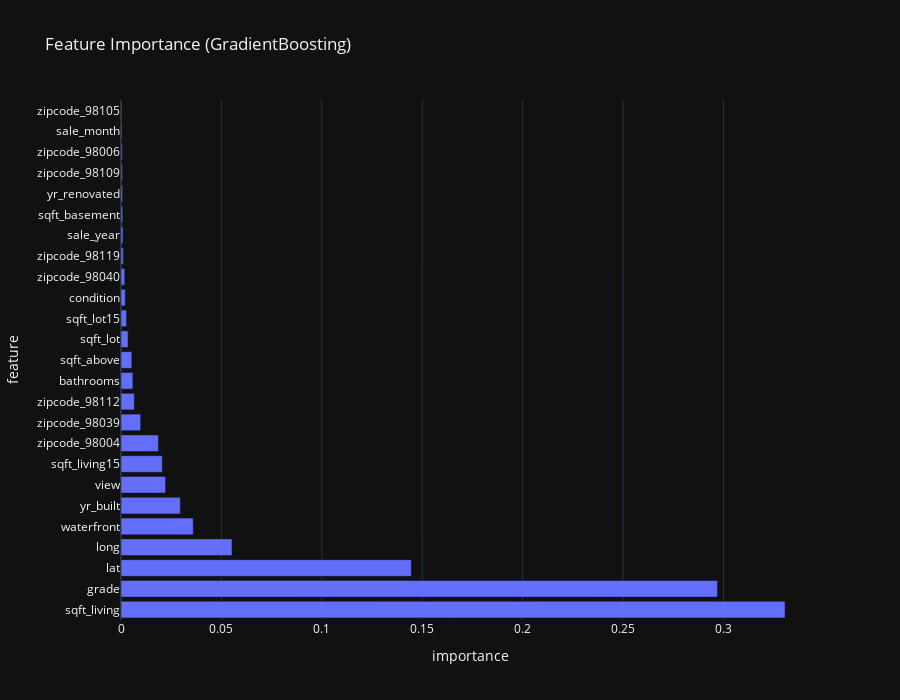

The notebook cell saved with this chart:
### Markdown cell above
## Feature importance
We'll compute model-dependent importance (coefficients or tree importances) and permutation importance.

### Code cell
# Recover feature names after preprocessing
def get_feature_names(preprocessor, numeric_features, categorical_features):
    num_features = list(numeric_features)
    try:
        ohe = preprocessor.named_transformers_['cat'].named_steps['onehot']
        try:
            # Newer sklearn
            ohe_names = list(ohe.get_feature_names_out(categorical_features))
        except Exception:
            # Fallback for very old sklearn without get_feature_names_out
            ohe_names = []
            for i, cat in enumerate(categorical_features):
                ohe_names += [f"{cat}_{c}" for c in ohe.categories_[i]]
    except Exception:
        ohe_names = list(categorical_features)
    return num_features + ohe_names

feature_names = get_feature_names(best_pipeline.named_steps['preprocess'], numeric_features, categorical_features)

# Model-dependent importance
model = best_pipeline.named_steps['model']
importances = None
if hasattr(model, 'feature_importances_'):
    importances = model.feature_importances_
elif hasattr(model, 'coef_'):
    coef = model.coef_
    importances = np.abs(coef)

if importances is not None:
    imp_df = pd.DataFrame({'feature': feature_names[:len(importances)], 'importance': importances})
    imp_df = imp_df.sort_values('importance', ascending=False).head(25)
    fig = px.bar(imp_df, x='importance', y='feature', orientation='h', title=f'Feature Importance ({best_name})')
    fig.update_layout(height=700)
    fig.show()
else:
    print('Model does not provide native feature importance; see permutation importance below.')

# Permutation importance on the test set works at the ORIGINAL feature level (pre-transform)
perm = permutation_importance(best_pipeline, X_test, y_test, n_repeats=10, random_state=42, n_jobs=-1)
perm_names = list(X_test.columns)  # original feature names in correct order
perm_imp = pd.DataFrame({'feature': perm_names, 'importance': perm.importances_mean})
perm_imp = perm_imp.sort_values('importance', ascending=False).head(25)
fig = px.bar(perm_imp.sort_values('importance'), x='importance', y='feature', orientation='h',
            title='Permutation Importance (Test Set, Original Features)')
fig.update_layout(height=700)
fig.show()

### Figure 1 — Plotly figure (JSON) as saved in the notebook; plotly's stock layout.template omitted (floating-point values rounded to 4 significant figures)
{"data": [{"alignmentgroup": "True", "hovertemplate": "importance=%{x}<br>feature=%{y}<extra></extra>", "legendgroup": "", "marker": {"color": "#636efa", "pattern": {"shape": ""}}, "name": "", "offsetgroup": "", "orientation": "h", "showlegend": false, "textposition": "auto", "type": "bar", "x": [0.3307, 0.297, 0.1446, 0.05527, 0.03598, 0.02955, 0.02221, 0.02056, 0.01866, 0.009784, 0.006648, 0.005919, 0.005378, 0.003516, 0.002768, 0.002117, 0.00188, 0.001128, 0.001018, 0.0008526, 0.000784, 0.000669, 0.0006268, 0.0004809, 0.0004183], "xaxis": "x", "y": ["sqft_living", "grade", "lat", "long", "waterfront", "yr_built", "view", "sqft_living15", "zipcode_98004", "zipcode_98039", "zipcode_98112", "bathrooms", "sqft_above", "sqft_lot", "sqft_lot15", "condition", "zipcode_98040", "zipcode_98119", "sale_year", "sqft_basement", "yr_renovated", "zipcode_98109", "zipcode_98006", "sale_month", "zipcode_98105"], "yaxis": "y"}], "layout": {"barmode": "relative", "height": 700, "legend": {"tracegroupgap": 0}, "title": {"text": "Feature Importance (GradientBoosting)"}, "xaxis": {"anchor": "y", "domain": [0, 1], "title": {"text": "importance"}}, "yaxis": {"anchor": "x", "domain": [0, 1], "title": {"text": "feature"}}}}
